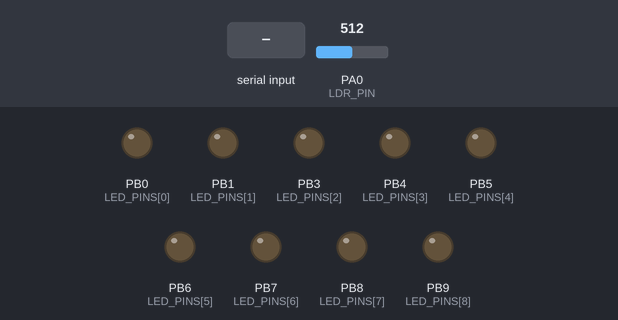
A sketch run on a simulated STM32 Blue Pill. Parts: output pins drawn as LEDs (lit = HIGH). The inputs (shaded band) are chosen by the test bench; at power-on: PA0 (LDR_PIN) = 512.

Above: at 1.2 s.
1.3 s: PA0 (LDR_PIN) set to 43
2.8 s: PA0 (LDR_PIN) set to 36
At 2.95 s:
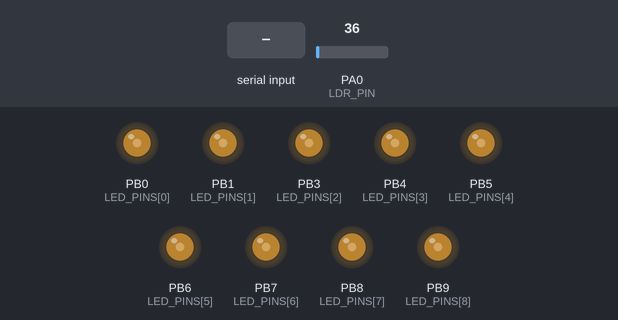
5.8 s: "WAVE\n" received over the second serial link
At 7.75 s:
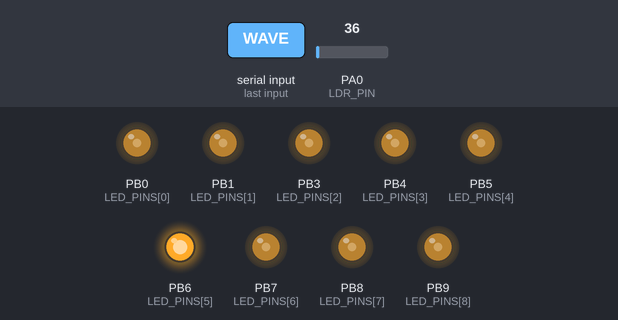
8.8 s: "CAR\n" received over the second serial link
At 9.33 s:
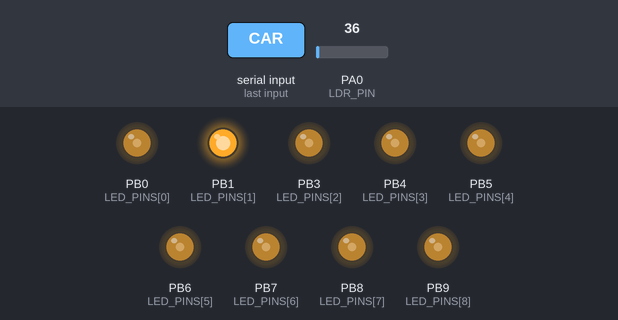
11.8 s: "WAVE\n" received over the second serial link
Timing chart, 0 to 15.8 s (numbered marks = the images above; inputs shaded):
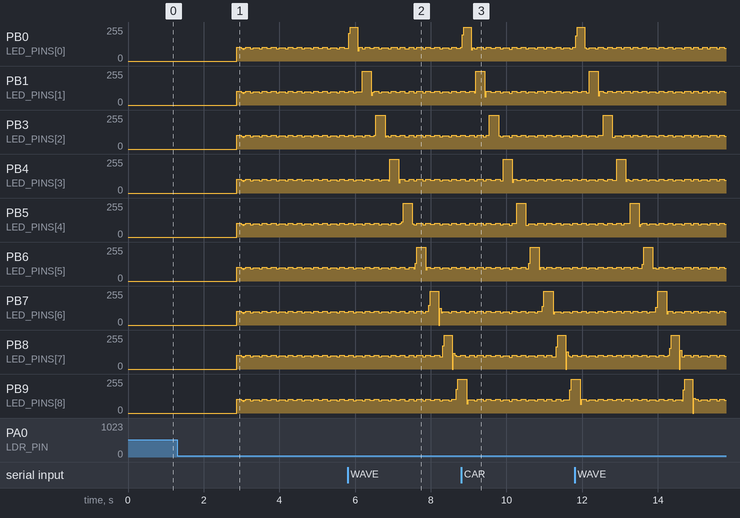

The sketch:

bluepill_controller.ino
```cpp
const int LED_PINS[] = { PB0, PB1, PB3, PB4, PB5, PB6, PB7, PB8, PB9 };
const int NUM_LEDS = 9;
const int LDR_PIN = PA0;
const int LDR_NIGHT_THRESHOLD = 40;
const int WAVE_DELAY_MS = 350;
const int LED_PEAK_MS = 80;
const int LED_TAIL_MS = 160;
const int SW_PWM_PERIOD = 10;
const int SW_PWM_ON_TIME = 4;
#define MAX_WAVES 10
struct Wave {
  bool active;
  int currentLED;
  unsigned long lastStepTime;
};
struct PulseLED {
  bool active;
  unsigned long offTime;
};
Wave waves[MAX_WAVES];
PulseLED pulses[NUM_LEDS];
bool isNight = false;
unsigned long lastLDRPrint = 0;
void setup() {
  Serial1.begin(9600);
  for (int i = 0; i < NUM_LEDS; i++) {
    pinMode(LED_PINS[i], OUTPUT);
    pulses[i].active = false;
  }
  for (int i = 0; i < MAX_WAVES; i++) {
    waves[i].active = false;
  }
  setAllOff();
  Serial1.println("System ready");
}
void loop() {
  readLDR();
  printLDRStatus();
  if (!isNight) {
    setAllOff();
    clearWaves();
    clearPulses();
    checkSerial();
    delay(100);
    return;
  }
  checkSerial();
  updateWaves();
  updatePulses();
  render();
}
void readLDR() {
  isNight = (analogRead(LDR_PIN) < LDR_NIGHT_THRESHOLD);
}
void printLDRStatus() {
  unsigned long now = millis();
  if (now - lastLDRPrint >= 1000) {
    lastLDRPrint = now;
    int v = analogRead(LDR_PIN);
    Serial1.print("LDR=");
    Serial1.print(v);
    Serial1.print(" Mode=");
    Serial1.println(isNight ? "NIGHT" : "DAY");
  }
}
void checkSerial() {
  if (!Serial1.available()) return;
  String msg = Serial1.readStringUntil('\n');
  msg.trim();
  if (msg == "WAVE" || msg == "CAR") {
    Serial1.println("car");
    if (isNight) {
      createWave();
    }
  }
}
void createWave() {
  for (int i = 0; i < MAX_WAVES; i++) {
    if (!waves[i].active) {
      waves[i].active = true;
      waves[i].currentLED = -1;
      waves[i].lastStepTime = millis() - WAVE_DELAY_MS;
      return;
    }
  }
}
void updateWaves() {
  unsigned long now = millis();
  for (int i = 0; i < MAX_WAVES; i++) {
    if (!waves[i].active) continue;
    if (now - waves[i].lastStepTime >= WAVE_DELAY_MS) {
      waves[i].lastStepTime = now;
      waves[i].currentLED++;
      if (waves[i].currentLED < NUM_LEDS) {
        triggerPulse(waves[i].currentLED);
      } else {
        waves[i].active = false;
      }
    }
  }
}
void triggerPulse(int led) {
  pulses[led].active = true;
  pulses[led].offTime = millis() + LED_PEAK_MS + LED_TAIL_MS;
}
void updatePulses() {
  unsigned long now = millis();
  for (int i = 0; i < NUM_LEDS; i++) {
    if (pulses[i].active && now >= pulses[i].offTime) {
      pulses[i].active = false;
    }
  }
}
void render() {
  bool anyPulse = false;
  for (int i = 0; i < NUM_LEDS; i++) {
    if (pulses[i].active) {
      digitalWrite(LED_PINS[i], HIGH);
      anyPulse = true;
    } else {
      digitalWrite(LED_PINS[i], LOW);
    }
  }
  if (!anyPulse) {
    nightDim();
  } else {
    mixedRender();
  }
}
void mixedRender() {
  for (int i = 0; i < NUM_LEDS; i++) {
    if (!pulses[i].active) {
      digitalWrite(LED_PINS[i], HIGH);
    }
  }
  delay(SW_PWM_ON_TIME);
  for (int i = 0; i < NUM_LEDS; i++) {
    if (!pulses[i].active) {
      digitalWrite(LED_PINS[i], LOW);
    }
  }
  delay(SW_PWM_PERIOD - SW_PWM_ON_TIME);
}
void nightDim() {
  for (int i = 0; i < NUM_LEDS; i++) {
    digitalWrite(LED_PINS[i], HIGH);
  }
  delay(SW_PWM_ON_TIME);
  for (int i = 0; i < NUM_LEDS; i++) {
    digitalWrite(LED_PINS[i], LOW);
  }
  delay(SW_PWM_PERIOD - SW_PWM_ON_TIME);
}
void clearWaves() {
  for (int i = 0; i < MAX_WAVES; i++) {
    waves[i].active = false;
  }
}
void clearPulses() {
  for (int i = 0; i < NUM_LEDS; i++) {
    pulses[i].active = false;
  }
}
void setAllOff() {
  for (int i = 0; i < NUM_LEDS; i++) {
    digitalWrite(LED_PINS[i], LOW);
  }
}
```

Measured:
- the behaviour switches between 40 and 39 on PA0 (LDR_PIN) (found by bisection; images 0 and 1)
- after the input at 1.3 s, every drawn part: stays the same
